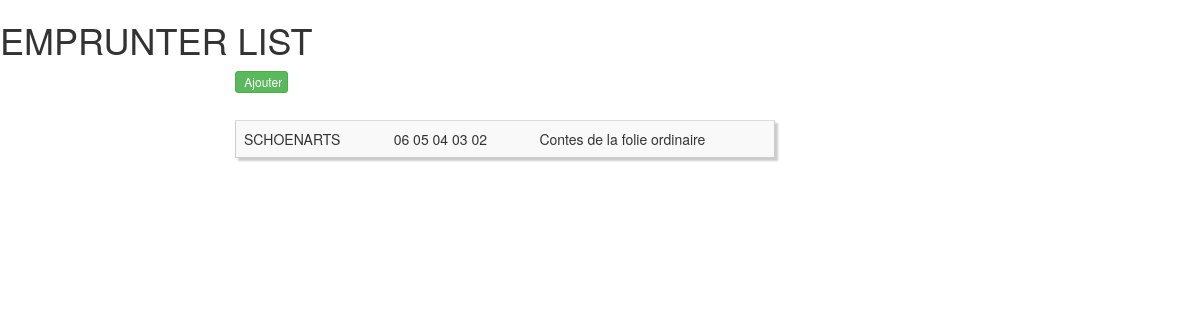
The app's page /emprunterlist.php (signed in), older data.
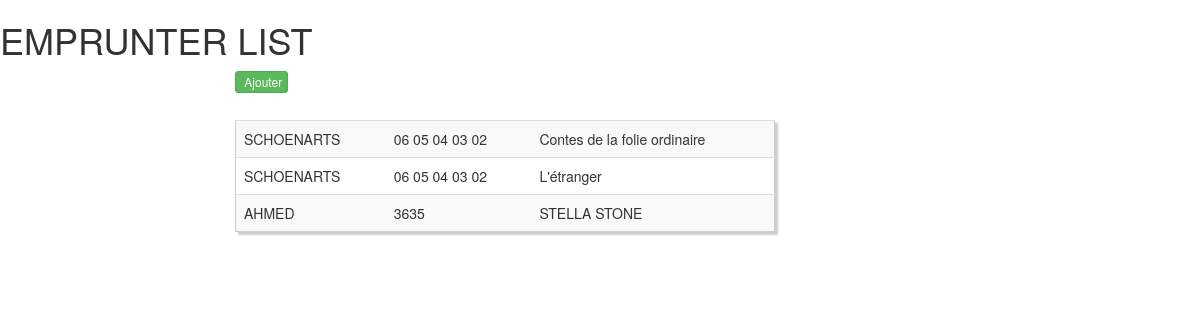
The same page, newer data.
### tables this page shows
CREATE TABLE `emprunter` (
  `date_emprunt` date NOT NULL,
  `id_client` int(200) NOT NULL,
  `id_livre` int(200) NOT NULL,
  `id_emprunter` int(11) NOT NULL
);

CREATE TABLE `client` (
  `id_client` int(11) NOT NULL,
  `nom` varchar(200) NOT NULL,
  `prenom` varchar(200) NOT NULL,
  `telephone` varchar(15) NOT NULL
);

CREATE TABLE `livre` (
  `id_livre` int(11) NOT NULL,
  `id_bibliotheque` int(11) NOT NULL,
  `titre` varchar(200) NOT NULL,
  `genre` varchar(200) NOT NULL,
  `logolivre` varchar(200) NOT NULL,
  `description` varchar(200) DEFAULT NULL,
  `prix` int(200) DEFAULT NULL,
  `page` varchar(200) DEFAULT NULL
);

### emprunterlist.php (the view, shortened to what this page needs)
 <!DOCTYPE html>
<html>
    <head>
		<link href="//netdna.bootstrapcdn.com/bootstrap/3.0.0/css/bootstrap.min.css" rel="stylesheet" id="bootstrap-css">
    </head>
    <body>
        <h1>EMPRUNTER LIST</h1>
<div class="container">
    <div class="row col-md-6 col-md-offset-2 custyle">
<a class='btn btn-success btn-xs' href='?page=emprunter'><span class='glyphicon glyphicon-add'></span> Ajouter</a>
<table class="table table-striped custab">
        <?php
             include "includes/database.php";
            try{
                $sth = $dbco->prepare("SELECT emprunter.id_livre,emprunter.id_client,emprunter.id_emprunter,livre.titre,client.nom,client.telephone
FROM emprunter,livre,client
WHERE emprunter.id_livre=livre.id_livre
AND emprunter.id_client=client.id_client
AND emprunter.id_emprunter=emprunter.id_emprunter");
                $sth->execute();
                $result = $sth->fetchAll(PDO::FETCH_ASSOC);
				foreach ($result as $row => $emprunter) {
					     echo "<tr>";
						echo "<td>". $emprunter['nom']."</td>";
						echo "<td>". $emprunter['telephone']."</td>";
						echo "<td>". $emprunter['titre']."</td>";
					echo "</tr>";
				}
			echo "</table>";
            }
            catch(PDOException $e){
                echo "Erreur : " . $e->getMessage();
            }
        ?>
    </div>
	</div>
    </body>
</html>

Row changes from the older to the newer data that the page shows:
added emprunter: id_client.nom "SCHOENARTS", id_client.telephone "06 05 04 03 02", id_livre.titre "L'étranger"
added emprunter: id_client.nom "AHMED", id_client.telephone "3635", id_livre.titre "STELLA STONE"
